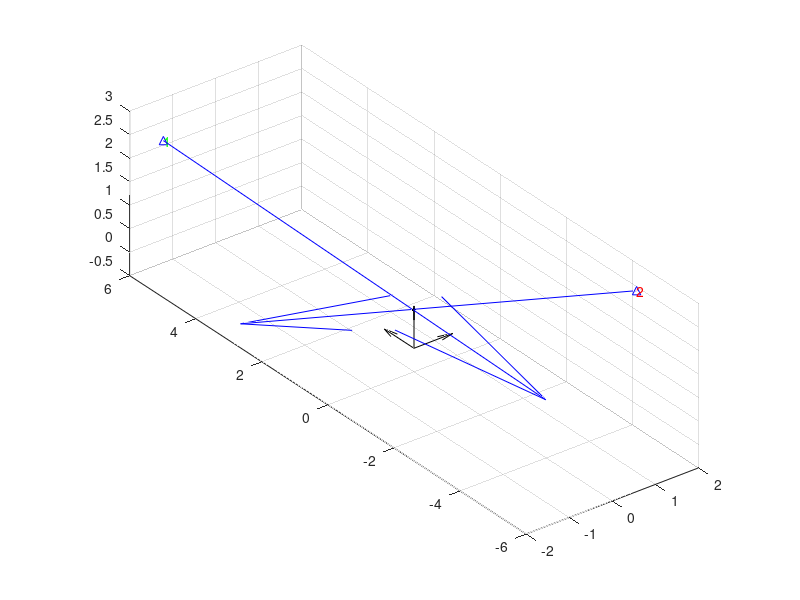

Write MATLAB code to recreate this figure. (Note: this script raises an error after producing the figure.)

%% Setup

O = zeros(3, 3);

ID = eye(3, 3);
ID_x = ID(1, :);
ID_y = ID(2, :);
ID_z = ID(3, :);

quiver3(O(1, :), O(2, :), O(3, :), ID_x, ID_y, ID_z, 'k'); % plot origin
grid on
daspect([1 1 1])
hold on

SINGLE_BASESTATION = false;
% SINGLE_BASESTATION = true;

RAYS_FAR_APART = false;
% RAYS_FAR_APART = true;

% Base Station positions in World Frame: (in Meters)
B_1 = [-1.789562; 5.251678; 2.641019];
B_2 = [1.734847; -4.475452; 2.665298];

if SINGLE_BASESTATION
    B_2 = B_1; % single base station
end

plot3(B_1(1), B_1(2), B_1(3), 'b^-'); % plot Base Station
text(B_1(1), B_1(2), B_1(3), '1', 'Color', 'g')

plot3(B_2(1), B_2(2), B_2(3), 'b^-'); % plot Base Station
text(B_2(1), B_2(2), B_2(3), '2', 'Color', 'r')

% Artibary point on a Ray in World Frame (in Meters), to generate the Ray Vector
% Rp_1 = [- 0.1; - 0.1; 1 - 0.1];
% Rp_2 = [+ 0.1; + 0.1; 1 + 0.1];

Rp_1 = [- 0.1; - 0.1; 1 - 0.1];

if RAYS_FAR_APART
    Rp_2 = Rp_1 + [0.2; 0 ; 0];
else
    Rp_2 = Rp_1 + [0.03; 0 ; 0];
end

plot3(Rp_1(1), Rp_1(2), Rp_1(3), 'k.-'); % plot Artibary point on Ray
plot3(Rp_2(1), Rp_2(2), Rp_2(3), 'k.-'); % plot Artibary point on Ray

% Unit Vector of Ray from Base Stations
u = (Rp_1 - B_1) / norm(Rp_1 - B_1);
v = (Rp_2 - B_2) / norm(Rp_2 - B_2);

% Simulated End of Ray
ray_length = 10;
R_1 = ray_length * u;
R_2 = ray_length * v;

quiver3(B_1(1), B_1(2), B_1(3), R_1(1), R_1(2), R_1(3), 'b'); % plot Rays
quiver3(B_2(1), B_2(2), B_2(3), R_2(1), R_2(2), R_2(3), 'b');

% distance between Base Stations
fprintf('Distance Between BS 2 & 1: %f\n', norm(B_2 - B_1));

%% 2 Base Stations, 1 Sensor (Find Shortest Segment between Rays)


[Sc_1, Sc_2, d_c, k, d_c_k] = shortestSegment(B_1, u, B_2, v);
fprintf('Shortest Distance Between Rays: %f\n', d_c);
% since Rays from Base Stations should surely touch the Sensor at the same
% point, the distance here should be zero.
% the extra distance may signify incorrect Base Station origins or lack of
% calibration

plot3(Sc_1(1), Sc_1(2), Sc_1(3), 'b.-', Sc_2(1), Sc_2(2), Sc_2(3), 'b.-'); % plot Shortest Segment points
quiver3(Sc_1(1), Sc_1(2), Sc_1(3), d_c_k(1), d_c_k(2), d_c_k(3), 'b'); % plot Shortest Segment vector

%%  Tracker Sensor Configuration

% Sensor Positions Relative to Tracker

sd_x = 3 / 100; % x-distance between sensors in Meters
sd_y = 1.5 / 100; % y-distance between sensors in Meters

S = [];
S = [S, [- sd_x / 2; sd_y / 2; 0]]; % Sensor 0
S = [S, [- sd_x / 2; - sd_y / 2; 0]]; % Sensor 1
S = [S, [sd_x / 2; sd_y / 2; 0]]; % Sensor 2
S = [S, [sd_x / 2; - sd_y / 2; 0]]; % Sensor 3

for i = 1 : size(S(), 2)
    Si = S(:, i);
    plot3(Si(1), Si(2), Si(3), 'k.-'); % plot sensors
    text(Si(1), Si(2), Si(3), num2str(i - 1), 'Color', 'k')
end

SIMULATE_SENSORS_ON_RAY = true;
SIMULATE_SENSORS_ON_RAY = false;

% simulate D vector as if Rays fall directly on both of Sensors (ignores sensor dimensions)

if SIMULATE_SENSORS_ON_RAY
    d_r_1 = 5.206868; % distance from ray 1
    d_r_2 = 5.750902; % distance from ray 2
 
    Sp_1 = B_1 + d_r_1 * u;
    Sp_2 = B_2 + d_r_2 * v;
 
    plot3(Sp_1(1), Sp_1(2), Sp_1(3), 'r.-', Sp_2(1), Sp_2(2), Sp_2(3), 'r.-'); % plot
 
    D = Sp_2 - Sp_1;
else
 
    %    Rp_1 = [0; 0; 0]; % from origin
 
    %    Rp_2 = [1; 0; 0];  % pointing in X
    %    Rp_2 = [0; 1; 0];  % pointing in Y
    %    Rp_2 = [0; 0; 1];  % pointing in Z
    %    Rp_2 = [-1; 0; 0];  % pointing in -X
    %    Rp_2 = [0; -1; 0];  % pointing in -Y
    %    Rp_2 = [0; 0; -1];  % pointing in -Z
 
    %    r = (Rp_2 - Rp_1) / norm(Rp_2 - Rp_1) % rotation unit vector
 
    Rp = [1; 0; 0]; % default direction, pointing in X
 
    yaw = 0; % degrees
    pitch = 0;
    roll = 0;
    rot_mat = angle2dcm(deg2rad(yaw), deg2rad(pitch), deg2rad(roll));
 
    sensor_on_ray_1 = 0;
    sensor_on_ray_2 = 2;
%     sensor_on_ray_2 = sensor_on_ray_1; % if only 1 sensor
 
    distance_between_sensors = norm(S(:, sensor_on_ray_2 + 1) - S(:, sensor_on_ray_1 + 1));
 
    %    D = distance_between_sensors*r;
 
    D = distance_between_sensors * rot_mat * Rp ;
 
end

% D = D*1.1; % introduce errors by scaling

fprintf('Assumed Distance Between Sensors: %f\n', norm(D));
fprintf('Sensor Vector: \n');
disp(D);

%%  2 Base Stations on 2 different Sensors (Best Fit of Segment between Rays)

w_0 = B_2 - B_1;
D_w = D - w_0;
m = (v \ u);
c = v \ (D_w);

s_f = - (m*v - u) \ (c*v - D_w);
t_f = m*s_f + c; % linear equation

Sf_1 = B_1 + s_f * u;
Sf_2 = B_2 + t_f * v;

d_f = norm(Sf_2 - Sf_1);

fprintf('Best Fit Segment Distance: %f\n', d_f);

q = (Sf_2 - Sf_1) / norm(Sf_2 - Sf_1);
d_f_q = d_f * q;

plot3(Sf_1(1), Sf_1(2), Sf_1(3), 'g.-', Sf_2(1), Sf_2(2), Sf_2(3), 'g.-');
quiver3(Sf_1(1), Sf_1(2), Sf_1(3), d_f_q(1), d_f_q(2), d_f_q(3), 'g');

Pf = Sf_1 + d_f_q / 2; % midpoint of Best Fit Segment
plot3(Pf(1), Pf(2), Pf(3), 'r.-'); % plot mid point

if ~ SIMULATE_SENSORS_ON_RAY
    Pf_1 = Pf - D / 2;
    Pf_2 = Pf + D / 2;
    plot3(Pf_1(1), Pf_1(2), Pf_1(3), 'g.-'); % plot sensor_on_ray_1
    plot3(Pf_2(1), Pf_2(2), Pf_2(3), 'm.-'); % plot sensor_on_ray_2
 
    text(Pf_1(1), Pf_1(2), Pf_1(3), num2str(sensor_on_ray_1), 'Color', 'g')
    text(Pf_2(1), Pf_2(2), Pf_2(3), num2str(sensor_on_ray_2), 'Color', 'm')
 
    norm(Pf_2 - Pf_1);
 
    S_ex = S; % excluded sensors
    S_ex(:, sensor_on_ray_1 + 1) = []; % exclude sensor_on_ray_1
    S_ex(:, sensor_on_ray_2 + 1 - 1) = []; % exclude sensor_on_ray_2
 
    for i = 1 : size(S_ex(), 2)
        Sx = S_ex(:, i);
        Dx = rot_mat * (Sx - S(:, sensor_on_ray_1 + 1));
        Px = Pf_1 + Dx;
     
        plot3(Px(1), Px(2), Px(3), 'k.-'); % plot sensor_on_ray_1
    end
 
end

segment_error = norm(d_f_q - D);

% fprintf('Magnitude of Segment Error (in Meters): %f\n', segment_error);
fprintf('Magnitude of Segment Error (in mm): %f\n', segment_error * 1000);

%% Plot End

% legend({'B_1', 'B_2', 'Rp_1', 'Rp_2', 'Sa_1', 'Sa_2'});

hold off